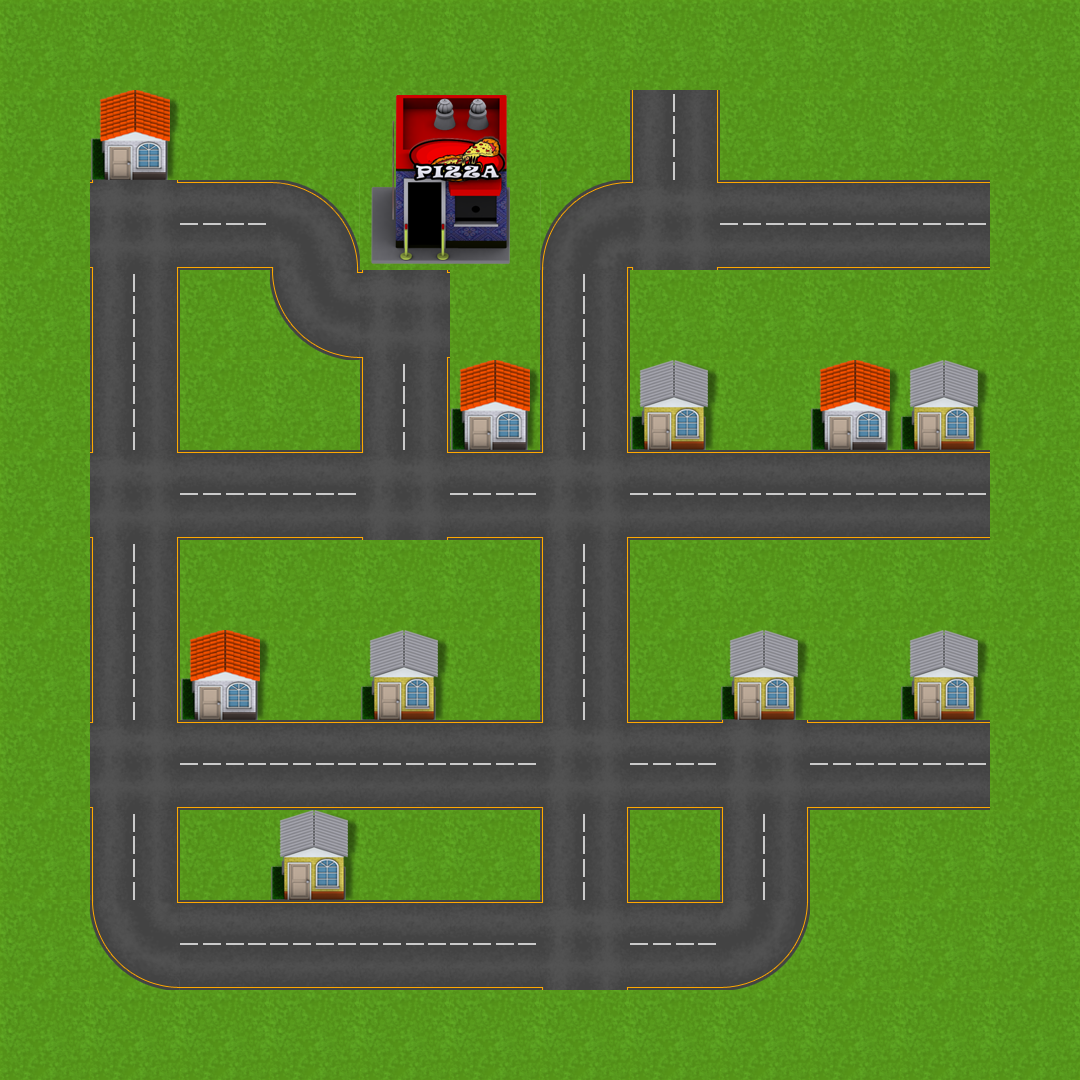

Below is a game level as drawn by its tile map, then a one-line description and the .tmx that defines it (tile-layer data replaced by summaries):
An orthogonal 12x12 tile map with 90x90 px tiles, 1 tile layer (Ground) and 5 objects (4x point, start).

<map version="1.0" orientation="orthogonal" width="12" height="12" tilewidth="90" tileheight="90">
 <tileset firstgid="1" name="SokoChuy" tilewidth="90" tileheight="90" spacing="2" margin="1">
  <image source="gfx/tile.png" width="368" height="368" />
  <tile id="0">
   <properties>
    <property name="type" value="square" />
   </properties>
  </tile>
  <tile id="2">
   <properties>
    <property name="type" value="square" />
   </properties>
  </tile>
  <tile id="3">
   <properties>
    <property name="type" value="square" />
   </properties>
  </tile>
  <tile id="6">
   <properties>
    <property name="type" value="square" />
   </properties>
  </tile>
  <tile id="7">
   <properties>
    <property name="type" value="square" />
   </properties>
  </tile>
  <tile id="8">
   <properties>
    <property name="type" value="triangle d" />
   </properties>
  </tile>
  <tile id="9">
   <properties>
    <property name="type" value="triangle c" />
   </properties>
  </tile>
  <tile id="10">
   <properties>
    <property name="type" value="square" />
   </properties>
  </tile>
  <tile id="11">
   <properties>
    <property name="type" value="square" />
   </properties>
  </tile>
  <tile id="12">
   <properties>
    <property name="type" value="triangle b" />
   </properties>
  </tile>
  <tile id="13">
   <properties>
    <property name="type" value="triangle a" />
   </properties>
  </tile>
 </tileset>
 <layer name="Ground" width="12" height="12">
  <properties>
   <property name="text" value="Nyuuuu" />
  </properties>
  <data>[144 cells, 144 non-empty, 14 distinct tile ids]</data>
 </layer>
 <objectgroup name="Objects" width="12" height="12">
  <object name="point" x="453" y="453" width="90" height="90" />
  <object name="start" x="358" y="262" width="90" height="90" />
  <object name="point" x="88" y="184" width="90" height="90" />
  <object name="point" x="179" y="722" width="90" height="90" />
  <object name="point" x="815" y="446" width="90" height="90" />
 </objectgroup>
</map>
